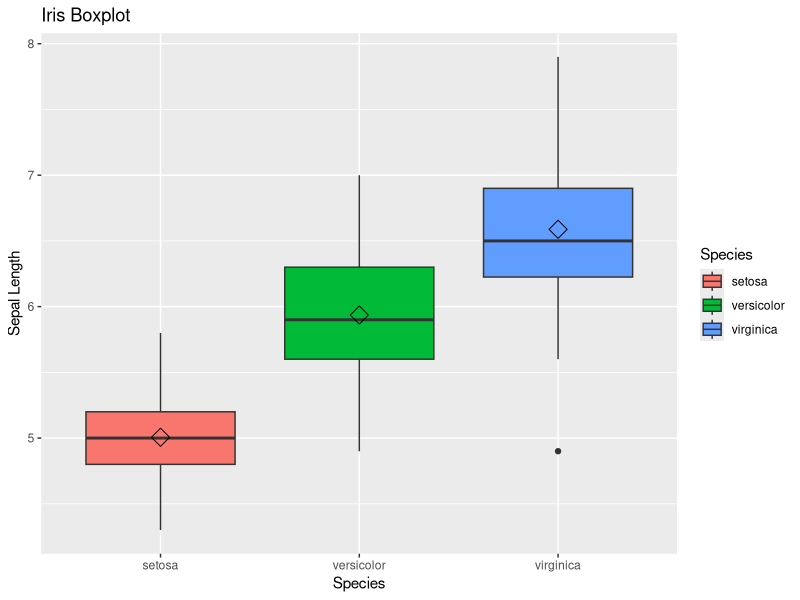

Reproduce this figure in R.


# loading libraries
library(data.table)
library(ggplot2)

irisDT <- as.data.table(iris)



box <- ggplot(data=irisDT, aes(x=Species, y=Sepal.Length)) + 
	geom_boxplot(aes(fill=Species)) + 
	ylab("Sepal Length") + ggtitle("Iris Boxplot") +
 	stat_summary(fun.y=mean, geom="point", shape=5, size=4) 


box


